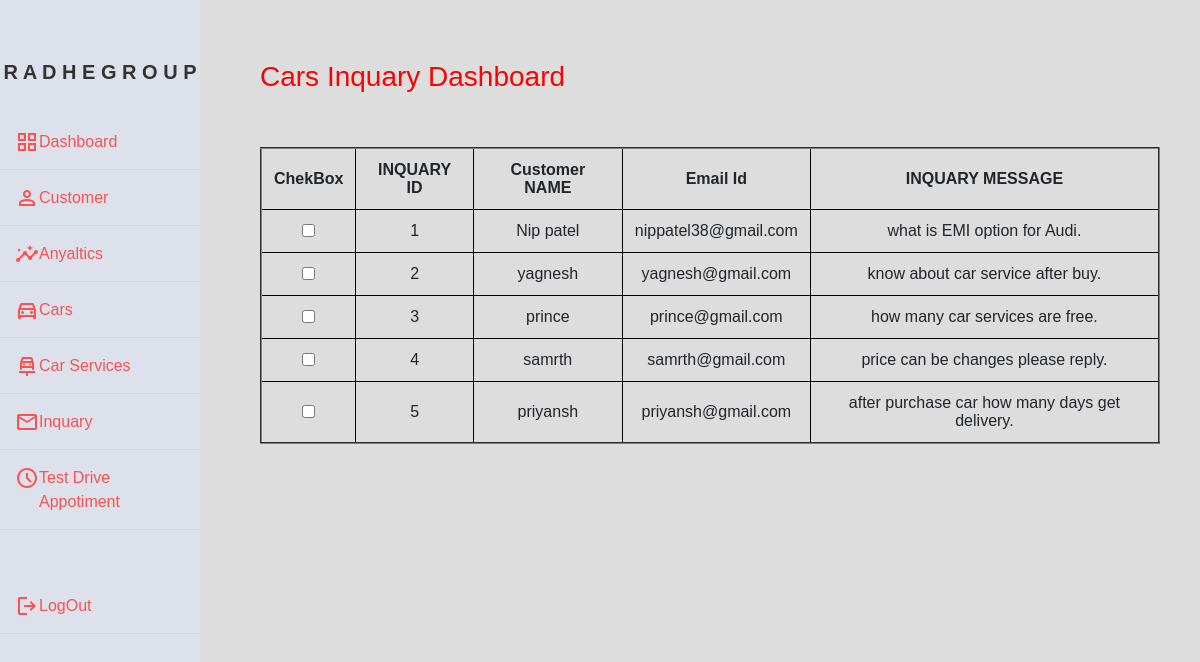
/carinquary.php, run on the app's committed database.
### tables this page shows
CREATE TABLE `cars_inquary` (
  `inquary_id` int(100) NOT NULL,
  `Customer Name` varchar(200) NOT NULL,
  `Customer Email Id` varchar(150) NOT NULL,
  `Car Model Name` varchar(200) NOT NULL,
  `Message` varchar(300) NOT NULL
);

### carinquary.php (the view, shortened to what this page needs)
<?php
$servername = "localhost";
$username = "root";
$pass = "";
$database = "cars";
$conn = mysqli_connect($servername, $username, $pass, $database);
?>
<html>
<head>
    <link rel="stylesheet" href="https://stackpath.bootstrapcdn.com/bootstrap/4.5.2/css/bootstrap.min.css">
<body>
    <?php include 'nav.php' ?>
    <div class="main_content">
        <div class="info">
            <div class="content">
                <h3>Cars Inquary Dashboard </h3> <br>
                <div class="table-container">
                    <table border="2">
                        <tr>
                            <td><b>ChekBox</b></td>
                            <td><b>INQUARY ID</b></td>
                            <td><b>Customer NAME</b></td>
                            <td><b>Email Id</b></td>
                            <td><b>INQUARY MESSAGE </b></td>
                        </tr>
                        <tbody>
                            <?php
                            $sql = "SELECT * FROM `cars_inquary`";
                            $result = mysqli_query($conn, $sql);
                            if (mysqli_num_rows($result) > 0) {
                                while ($row = mysqli_fetch_assoc($result)) {
                                    echo "<tr>";
                                    echo "<td><input type='checkbox'></td>";
                                    echo "<td>" . $row['inquary_id'] . "</td>";
                                    echo "<td>" . $row['Customer Name'] . "</td>";
                                    echo "<td>" . $row['Customer Email Id'] . "</td>";
                                    echo "<td>" . $row['Message'] . "</td>";
                                    echo "</tr>";
                                }
                            } else {
                                echo "<tr><td colspan='5'>No records found</td></tr>";
                            }
                            ?>
                        </tbody>
                    </table>
                </div>
            </div>
        </div>
    </div>
</body>
</head>
</html>

### carinquary.php (style rules this page uses)
body { font-family: 'Segoe UI', Tahoma, Geneva, Verdana, sans-serif; margin: 0; padding: 0; background-color: #ddd; }
.content { margin-left: 20px; padding: 20px; }
h3 { color:red; margin-top: 20px; }
.table-container { margin-top: 20px; }
table { width: 100%; border-collapse: collapse; margin-top: 20px; }
th, td { padding: 12px; border: 1px solid black; text-align: center; }

### nav.php (style rules this page uses)
* { margin: 0; padding: 0; box-sizing: border-box; list-style: none; text-decoration: none; font-family: 'Poppins', sans-serif; }
.wrapper .main_content { margin-left: 200px; }
.wrapper .main_content .info { margin: 20px; color: #717171; line-height: 25px; }
.wrapper .main_content .info div { margin-bottom: 20px; }

### data on the page
cars_inquary: inquary_id "1", Customer Name "Nip patel", Customer Email Id "nippatel38@gmail.com", Message "what is EMI option for Audi."
cars_inquary: inquary_id "2", Customer Name "yagnesh", Customer Email Id "yagnesh@gmail.com", Message "know about car service after buy."
cars_inquary: inquary_id "3", Customer Name "prince", Customer Email Id "prince@gmail.com", Message "how many car services are free."
cars_inquary: inquary_id "4", Customer Name "samrth", Customer Email Id "samrth@gmail.com", Message "price can be changes please reply."
cars_inquary: inquary_id "5", Customer Name "priyansh", Customer Email Id "priyansh@gmail.com", Message "after purchase car how many days get delivery."
